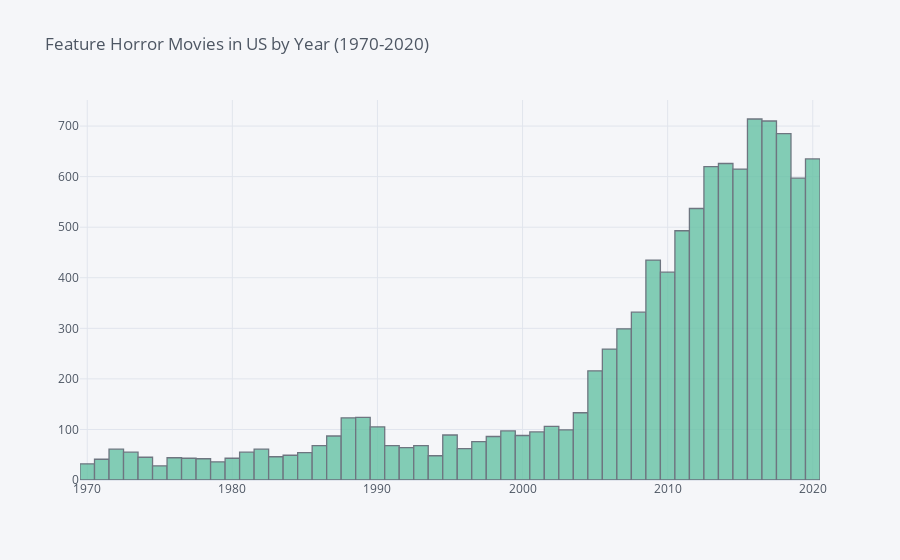

Write notebook code for a chart like this one.
### Markdown cell above
### Frequency of Horror Movies by Year

### Code cell
# Exploring the number of horror movies per year
movies['Year'].iplot(kind='hist', title='Feature Horror Movies in US by Year (1970-2020)', colorscale='set2')

### Figure 1 — Plotly figure (JSON) as saved in the notebook; plotly's stock layout.template omitted (floating-point values rounded to 4 significant figures; data arrays with more than 128 entries replaced by an {"elided": "..."} marker saying what was removed)
{"data": [{"histfunc": "count", "histnorm": "", "marker": {"color": "rgba(102, 194, 165, 1.0)", "line": {"color": "#4D5663", "width": 1.3}}, "name": "Year", "opacity": 0.8, "orientation": "v", "type": "histogram", "x": {"elided": "10605 int values"}}], "layout": {"autosize": true, "barmode": "overlay", "legend": {"bgcolor": "#F5F6F9", "font": {"color": "#4D5663"}}, "paper_bgcolor": "#F5F6F9", "plot_bgcolor": "#F5F6F9", "title": {"font": {"color": "#4D5663"}, "text": "Feature Horror Movies in US by Year (1970-2020)"}, "xaxis": {"autorange": true, "gridcolor": "#E1E5ED", "range": [1970.0, 2020.0], "showgrid": true, "tickfont": {"color": "#4D5663"}, "title": {"font": {"color": "#4D5663"}, "text": ""}, "type": "linear", "zerolinecolor": "#E1E5ED"}, "yaxis": {"autorange": true, "gridcolor": "#E1E5ED", "range": [0, 751.6], "showgrid": true, "tickfont": {"color": "#4D5663"}, "title": {"font": {"color": "#4D5663"}, "text": ""}, "zerolinecolor": "#E1E5ED"}}}
